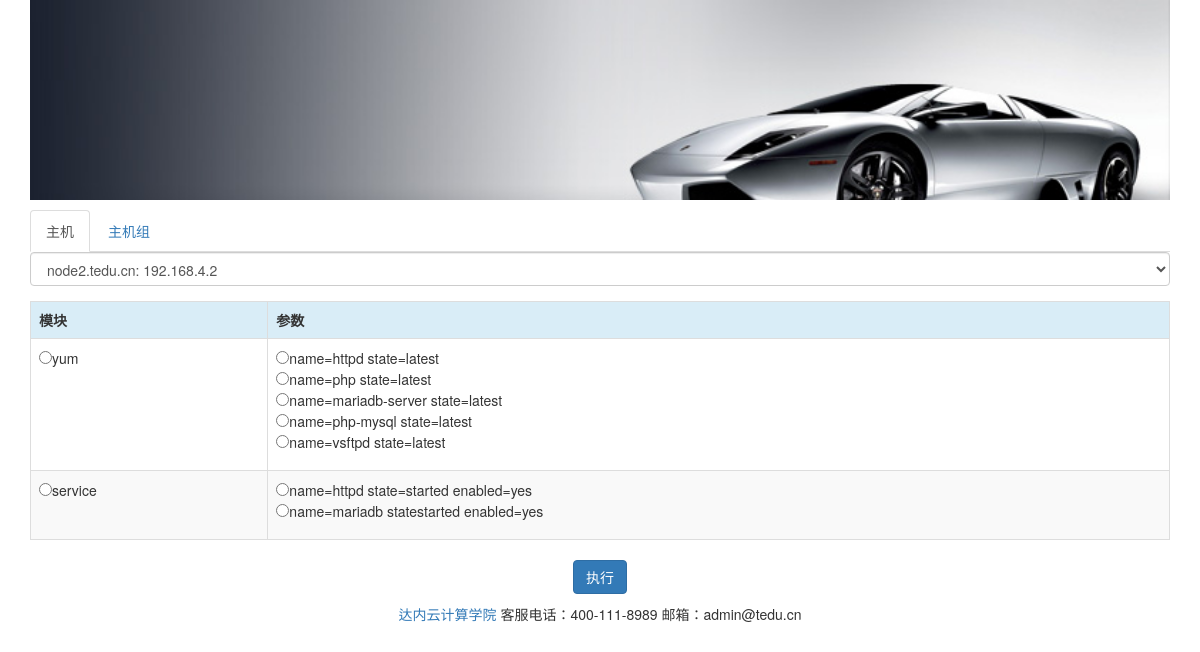
/webansi/tasks/, run on the app's committed database.
### webansi/models.py (models this page shows, shortened)
class Module(models.Model):
    module_name = models.CharField(max_length=50)

class Args(models.Model):
    args_text = models.CharField(max_length=100)
    module = models.ForeignKey(Module, on_delete=models.CASCADE)

### webansi/views.py (the view, shortened to what this page needs)
def tasks(request):
    groups = Group.objects.all()
    hosts = Host.objects.all()
    modules = Module.objects.all()
    context = {'groups': groups, 'hosts': hosts, 'modules': modules}
    return render(request, 'webansi/tasks.html', context)

### webansi/templates/webansi/tasks.html (shortened to what this page needs)
{% extends 'webansi/base.html' %}
{% block content %}
    <ul class="nav nav-tabs">
        <li class="active"><a href="#host" data-toggle="tab">主机</a></li>
        <li><a href="#group" data-toggle="tab">主机组</a></li>
    </ul>
    <div class="tab-content">
        <div class="tab-pane active" id="host">
            <form action="" method="post" role="form">
                <div class="form-group">
                    <select class="form-control" name="ip" id="">
                        {% for h in hosts %}
                            <option value="{{ h.ipaddr }}">{{ h.hostname }}: {{ h.ipaddr }}</option>
                        {% endfor %}
                    </select>
                </div>
                <table class="table table-bordered table-striped">
                    <tr class="info">
                        <th>模块</th><th>参数</th>
                    </tr>
                    {% for module in modules %}
                        <tr>
                            <td>
                                <input name="hmod" type="radio" value="{{ module.module_name }}">{{ module.module_name }}
                            </td>
                            <td>
                                <ul class="list-unstyled">
                                    {% for args in module.args_set.all %}
                                        <li>
                                            <input name="hparam" type="radio" value="{{ args.args_text }}">{{ args.args_text }}
                                        </li>
                                    {% endfor %}
                                </ul>
                            </td>
                        </tr>
                    {% endfor %}
                </table>
                <div class="text-center">
                    <input class="btn btn-primary" type="submit" value="执行">
                </div>
            </form>
        </div>
    </div>
{% endblock %}

### webansi/templates/webansi/base.html (shortened to what this page needs)
{% load staticfiles %}
<!DOCTYPE html>
<html lang="en">
<head>
    <link rel="stylesheet" href="{% static 'css/bootstrap.min.css' %}">
</head>
<body>
<div class="container">
    <div class="banner"></div>
    <div class="main">{% block content %}{% endblock %}</div>
    <div class="footer">
        <a href="http://linux.tedu.cn" target="_blank">达内云计算学院</a>
        客服电话：400-111-8989 邮箱：admin@tedu.cn
    </div>
</div>
</body>
</html>

### data on the page
Module: module_name "yum"
Args: args_text "name=httpd state=latest"
Args: args_text "name=php state=latest"
Args: args_text "name=mariadb-server state=latest"
Args: args_text "name=php-mysql state=latest"
Args: args_text "name=vsftpd state=latest"
Module: module_name "service"
Args: args_text "name=httpd state=started enabled=yes"
Args: args_text "name=mariadb statestarted enabled=yes"

### other printed values
form field ip "node2.tedu.cn: 192.168.4.2"
